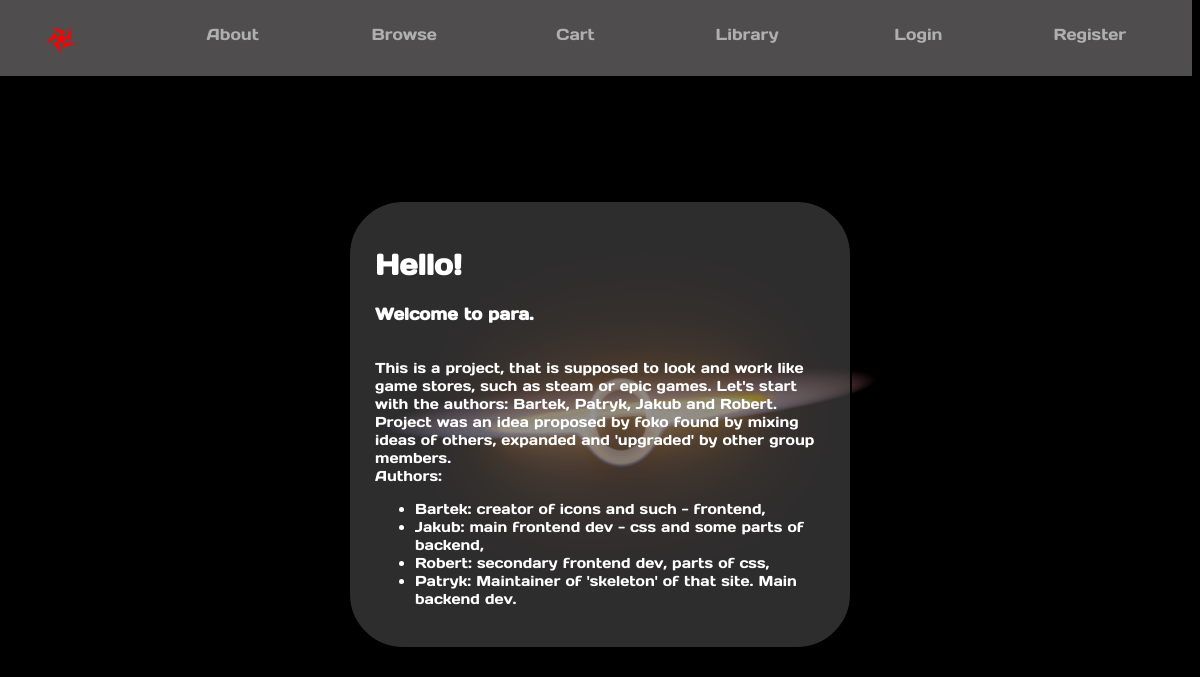
The app's page /about, older data.
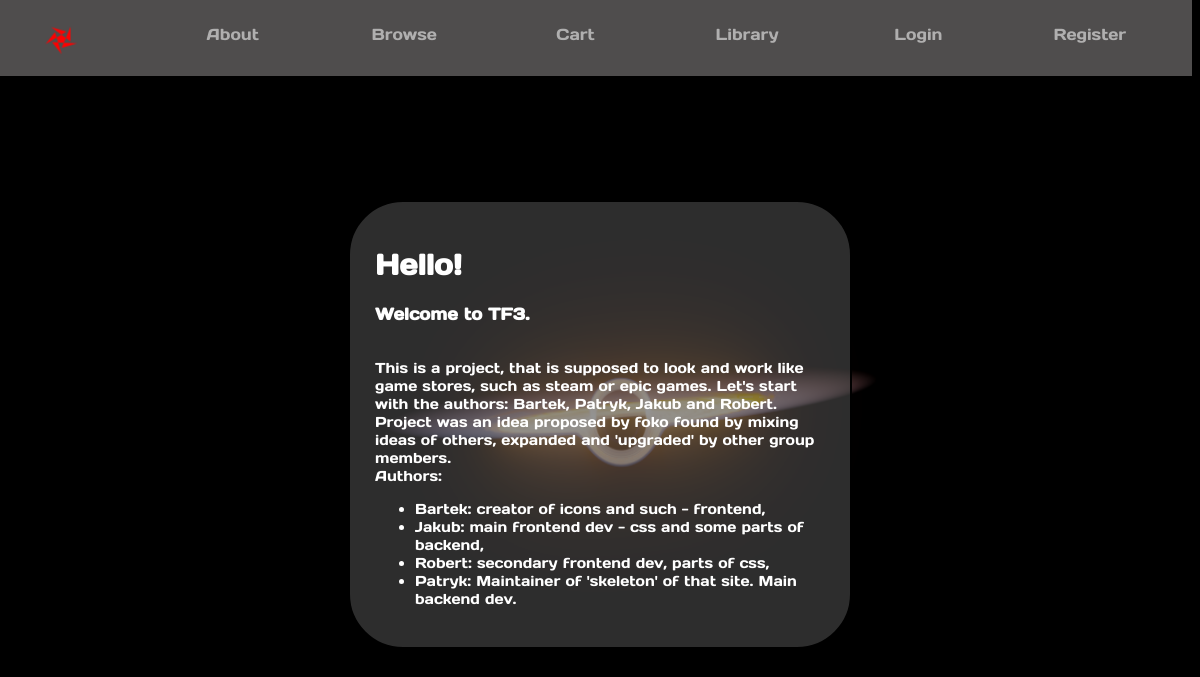
The same page, newer data.
### tables this page shows
CREATE TABLE dynamic( var varchar(255),val varchar(255));

### main.py (the view)
@app.route("/about", methods=["GET"])
def about():
  name = dbs.execute("SELECT val FROM dynamic WHERE var='site_name'")[0][0]
  return render_template("about.html", website_name=name, dbs=dbs, str=str, library=True, lang=getLang(), name=name)

### databases/handler.py (called while the page is built)
  def execute(self, code: str):
    con = sqlite3.connect(self.db)
    cur = con.cursor()
    res = cur.execute(code)
    con.commit()
    return cur.fetchall()

### main.py (called while the page is built)
def getLang():
  translate = {}
  for i in langs:
    with open("static/lang/"+i+".json", "r+") as f:
      translate[i] = json.load(f)
  if "user_id" in session:
    return translate[dbs.execute("SELECT lang FROM users WHERE id="+str(session["user_id"]))[0][0]]
  else:
    return translate["en_US"]

### templates/about.html (shortened to what this page needs)
{% extends "layout.html" %}
{% block embed %}
<div class="center textblock">
{% if session["user_id"] %}
<h1> {{lang['about.hello']}}, {{dbs.execute("SELECT name FROM users WHERE id=" + str(session['user_id']))[0][0]}}! </h1>
{% else %}
<h1> {{lang['about.hello']}}!</h1>
{% endif %}
<h3>{{lang['about.welcome']}} {{website_name}}.</h3><br>
{{lang['about.wallotext']}}
<br>
{{lang['about.authors']}}
<ul>
<li>{{lang['about.bartek']}}</li>
<li>{{lang['about.jakub']}}</li>
<li>{{lang['about.robert']}}</li>
<li>{{lang['about.patryk']}}</li>
</ul>
</div>
{% endblock %}

Row changes from the older to the newer data that the page shows:
changed dynamic: val "para" → "TF3"
